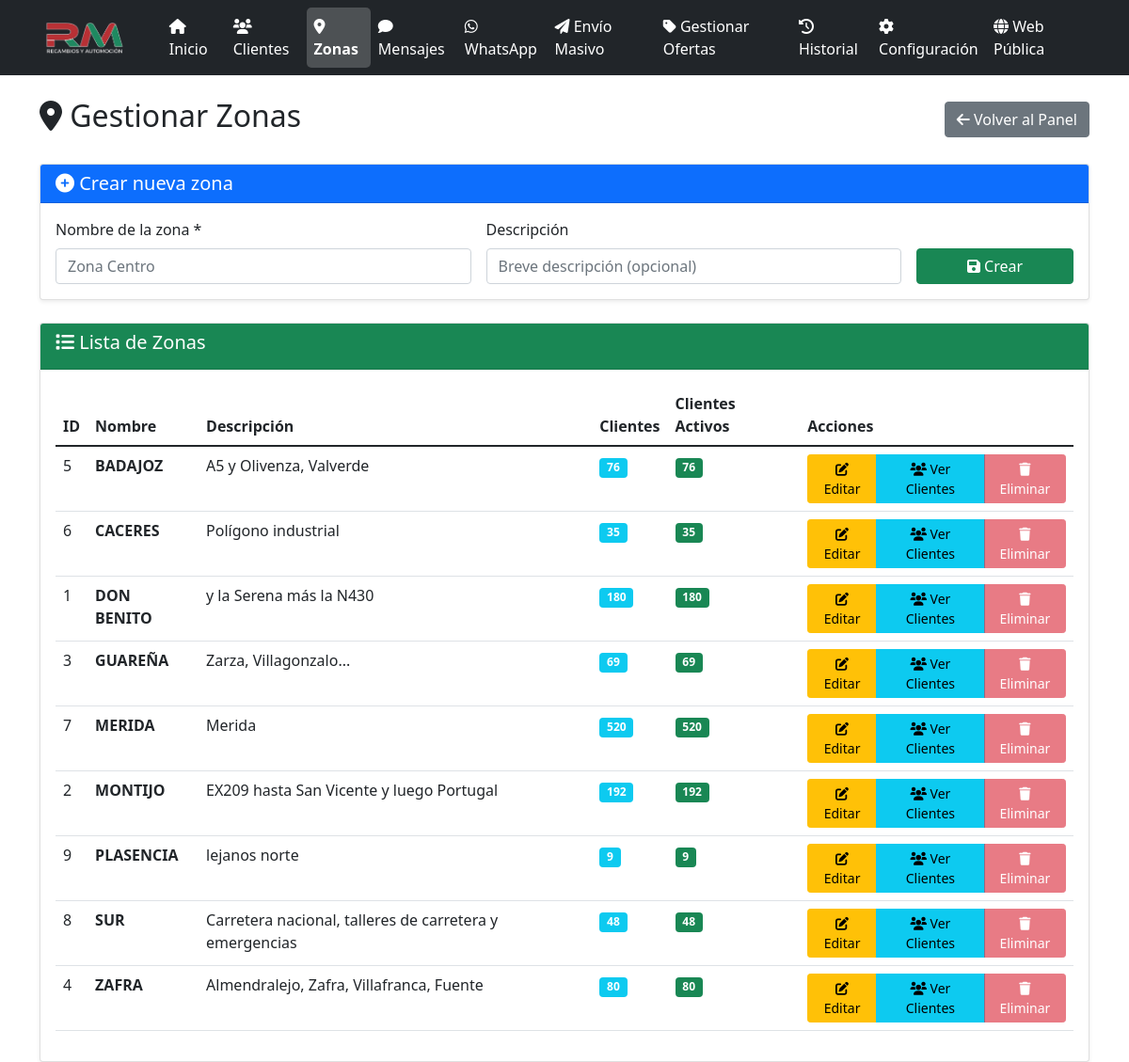
The page /zonas on the database its author committed.
### models.py (models this page shows, shortened)
class Zona(db.Model):
    id = db.Column(db.Integer, primary_key=True)
    nombre = db.Column(db.String(100), nullable=False)
    descripcion = db.Column(db.Text)
    created_at = db.Column(db.DateTime, default=datetime.utcnow)
    clientes = db.relationship('Cliente', backref='zona', lazy=True)

### app.py (the view)
@app.route('/zonas')
def zonas():
    zonas = Zona.query.order_by(Zona.nombre.asc()).all()
    zonas_data = [{'id': zona.id, 'nombre': zona.nombre} for zona in zonas]
    return render_template('zonas.html', zonas=zonas, zonas_data=zonas_data)

### app.py (called while the page is built, shortened)
@app.before_request
def _asegurar_scheduler():
    global _scheduler_iniciado

@app.before_request
def before_request():
    global _sistema_inicializado
    if not _sistema_inicializado and not app.config['DEBUG']:
        inicializar_sistema()

### templates/zonas.html (shortened to what this page needs)
{% extends "base.html" %}
{% block content %}
<div class="row">
    <div class="col-12">
        <div class="d-flex justify-content-between align-items-center mb-4">
            <h2><i class="fas fa-map-marker-alt"></i> Gestionar Zonas</h2>
            <a href="{{ url_for('panel') }}" class="btn btn-secondary">
                <i class="fas fa-arrow-left"></i> Volver al Panel
            </a>
        </div>
    </div>
</div>
<div class="row">
    <div class="col-12">
        <div class="card mb-4">
            <div class="card-header bg-primary text-white">
                <h5 class="mb-0"><i class="fas fa-plus-circle"></i> Crear nueva zona</h5>
            </div>
            <div class="card-body">
                <form method="POST" action="{{ url_for('crear_zona') }}" class="row g-3">
                    <div class="col-md-5">
                        <label class="form-label">Nombre de la zona *</label>
                        <input type="text" class="form-control" name="nombre" placeholder="Zona Centro" required>
                    </div>
                    <div class="col-md-5">
                        <label class="form-label">Descripción</label>
                        <input type="text" class="form-control" name="descripcion" placeholder="Breve descripción (opcional)">
                    </div>
                    <div class="col-md-2 d-flex align-items-end">
                        <button type="submit" class="btn btn-success w-100">
                            <i class="fas fa-save"></i> Crear
                        </button>
                    </div>
                </form>
            </div>
        </div>
        <div class="card">
            <div class="card-header bg-success text-white">
                <h5><i class="fas fa-list"></i> Lista de Zonas</h5>
            </div>
            <div class="card-body">
                {% if zonas %}
                <div class="table-responsive">
                    <table class="table table-hover">
                        <thead>
                            <tr>
                                <th>ID</th>
                                <th>Nombre</th>
                                <th>Descripción</th>
                                <th>Clientes</th>
                                <th>Clientes Activos</th>
                                <th>Acciones</th>
                            </tr>
                        </thead>
                        <tbody>
                            {% for zona in zonas %}
                            <tr>
                                <td>{{ zona.id }}</td>
                                <td><strong>{{ zona.nombre }}</strong></td>
                                <td>{{ zona.descripcion or 'Sin descripción' }}</td>
                                <td>
                                    <span class="badge bg-info">{{ zona.clientes|length }}</span>
                                </td>
                                <td>
                                    <span class="badge bg-success">
                                        {{ zona.clientes|selectattr('activo')|list|length }}
                                    </span>
                                </td>
                                <td>
                                    <div class="btn-group" role="group">
                                        <a href="{{ url_for('editar_zona', zona_id=zona.id) }}"
                                           class="btn btn-warning btn-sm">
                                            <i class="fas fa-edit"></i> Editar
                                        </a>
                                        <a href="{{ url_for('clientes', zona_id=zona.id) }}"
                                           class="btn btn-info btn-sm">
                                            <i class="fas fa-users"></i> Ver Clientes
                                        </a>
                                        {% if zona.clientes|selectattr('activo')|list|length == 0 %}
                                        <button type="button" class="btn btn-danger btn-sm"
                                                onclick="confirmarEliminacion({{ zona.id }}, '{{ zona.nombre }}')">
                                            <i class="fas fa-trash"></i> Eliminar
                                        </button>
                                        {% else %}
                                        <button type="button" class="btn btn-danger btn-sm" disabled
                                                title="No se puede eliminar porque tiene clientes activos">
                                            <i class="fas fa-trash"></i> Eliminar
                                        </button>
                                        {% endif %}
                                    </div>
                                </td>
                            </tr>
                            {% endfor %}
                        </tbody>
                    </table>
                </div>
                {% else %}
                <div class="text-center py-4">
                    <i class="fas fa-map-marker-alt fa-3x text-muted mb-3"></i>
                    <h5 class="text-muted">No hay zonas registradas</h5>
                    <p class="text-muted">Las zonas se crean automáticamente al inicializar el sistema</p>
                </div>
                {% endif %}
            </div>
        </div>
    </div>
</div>
{% endblock %}

### templates/base.html (style rules this page uses)
.card { box-shadow: 0 0.125rem 0.25rem rgba(0, 0, 0, 0.075); border: 1px solid rgba(0, 0, 0, 0.125); }

### rows shown on the page
Zona: id "5", nombre "BADAJOZ", descripcion "A5 y Olivenza, Valverde", clientes|length "76", clientes|selectattr "76"
Zona: id "6", nombre "CACERES", descripcion "Polígono industrial", clientes|length "35", clientes|selectattr "35"
Zona: id "1", nombre "DON BENITO", descripcion "y la Serena más la N430", clientes|length "180", clientes|selectattr "180"
Zona: id "3", nombre "GUAREÑA", descripcion "Zarza, Villagonzalo...", clientes|length "69", clientes|selectattr "69"
Zona: id "7", nombre "MERIDA", descripcion "Merida", clientes|length "520", clientes|selectattr "520"
Zona: id "2", nombre "MONTIJO", descripcion "EX209 hasta San Vicente y luego Portugal", clientes|length "192", clientes|selectattr "192"
Zona: id "9", nombre "PLASENCIA", descripcion "lejanos norte", clientes|length "9", clientes|selectattr "9"
Zona: id "8", nombre "SUR", descripcion "Carretera nacional, talleres de carretera y emergencias", clientes|length "48", clientes|selectattr "48"
Zona: id "4", nombre "ZAFRA", descripcion "Almendralejo, Zafra, Villafranca, Fuente", clientes|length "80", clientes|selectattr "80"
